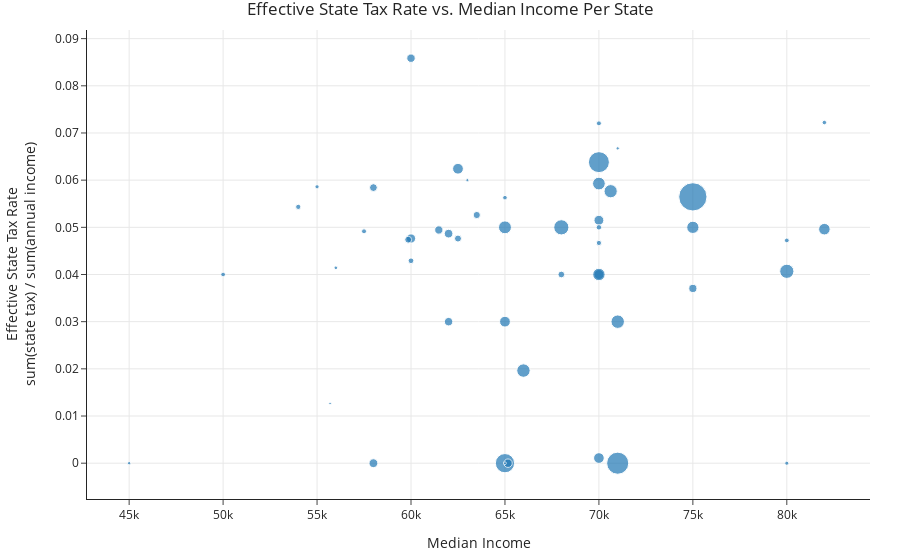

The cell this chart's notebook holds for it:
### Markdown cell above
Nice work! To wrap up this section, we'll show you one of the many visualizations you can create using the calculations you just did.

All you need to do here is read through the cell below, try and understand the code, run the cell, and look at the resulting visualization. What trends do you notice?

### Code cell
effective_tax_per_state = (
    with_disposable_income
    .groupby('State')
    .apply(lambda df: df['state_tax_owed'].sum() / df['annual_inc'].sum())
)

median_income = (
    with_disposable_income
    .groupby('State')
    ['annual_inc']
    .median()
)

(
    pd.DataFrame()
    .assign(
        effective_tax_per_state=effective_tax_per_state, 
        median_income=median_income,
        count=with_disposable_income.value_counts('State')
    )
    .reset_index()
    .plot(
        kind='scatter',
        x='median_income',
        y='effective_tax_per_state',
        hover_name='State',
        size='count',
        title='Effective State Tax Rate vs. Median Income Per State',
        labels={
            'median_income': 'Median Income',
            'effective_tax_per_state': 'Effective State Tax Rate<br>sum(state tax) / sum(annual income)',
            'count': 'Number of Borrowers'
        }
    )
)

### Figure 1 — Plotly figure (JSON) as saved in the notebook; plotly's stock layout.template omitted (floating-point values rounded to 4 significant figures)
{"data": [{"hovertemplate": "<b>%{hovertext}</b><br><br>Median Income=%{x}<br>Effective State Tax Rate<br>sum(state tax) / sum(annual income)=%{y}<br>Number of Borrowers=%{marker.size}<extra></extra>", "hovertext": ["AK", "AL", "AR", "AZ", "CA", "CO", "CT", "DC", "DE", "FL", "GA", "HI", "ID", "IL", "IN", "KS", "KY", "LA", "MA", "MD", "ME", "MI", "MN", "MO", "MS", "MT", "NC", "ND", "NE", "NH", "NJ", "NM", "NV", "NY", "OH", "OK", "OR", "PA", "RI", "SC", "SD", "TN", "TX", "UT", "VA", "VT", "WA", "WI", "WV", "WY"], "legendgroup": "", "marker": {"color": "#1F77B4", "size": [19, 78, 55, 131, 905, 113, 110, 23, 24, 420, 198, 28, 11, 261, 81, 59, 51, 75, 170, 151, 12, 174, 131, 96, 37, 20, 188, 7, 31, 25, 228, 31, 82, 498, 204, 54, 81, 205, 26, 69, 13, 89, 553, 34, 183, 15, 129, 85, 28, 9], "sizemode": "area", "sizeref": 2.263, "symbol": "circle"}, "mode": "markers", "name": "", "orientation": "v", "showlegend": false, "type": "scatter", "x": [80000, 61480.0, 62500, 65000, 75000, 70000, 70000, 82000, 65000, 65000, 70625, 70000, 63000, 68000, 62000, 63500, 68000, 75000, 75000, 82000, 71000, 70000, 62500, 60000, 60000, 55000, 65000, 55694, 54000, 50000, 80000, 70000, 65160.0, 70000, 65980.0, 59850, 60000, 71000, 80000, 58000, 45000, 58000, 71000, 70000, 70000, 56000, 70000, 62000, 57500, 65000], "xaxis": "x", "y": [0, 0.04944, 0.04762, 0.03, 0.05646, 0.04, 0.0515, 0.07221, 0.05629, 0, 0.05766, 0.07204, 0.06, 0.05, 0.03, 0.05261, 0.04, 0.03704, 0.05, 0.04961, 0.06674, 0.04, 0.06242, 0.04763, 0.04291, 0.05859, 0.05, 0.01266, 0.05433, 0.04, 0.04068, 0.04669, 0, 0.06382, 0.01963, 0.04738, 0.08586, 0.03, 0.04722, 0.05842, 0, 0, 0, 0.05, 0.05928, 0.04142, 0.001091, 0.04866, 0.04916, 0], "yaxis": "y"}], "layout": {"autosize": true, "legend": {"itemsizing": "constant", "tracegroupgap": 0}, "title": {"text": "Effective State Tax Rate vs. Median Income Per State"}, "xaxis": {"anchor": "y", "autorange": true, "domain": [0, 1], "range": [42800.0, 84350.0], "title": {"text": "Median Income"}, "type": "linear"}, "yaxis": {"anchor": "x", "autorange": true, "domain": [0, 1], "range": [-0.009828, 0.09278], "title": {"text": "Effective State Tax Rate<br>sum(state tax) / sum(annual income)"}, "type": "linear"}}}
